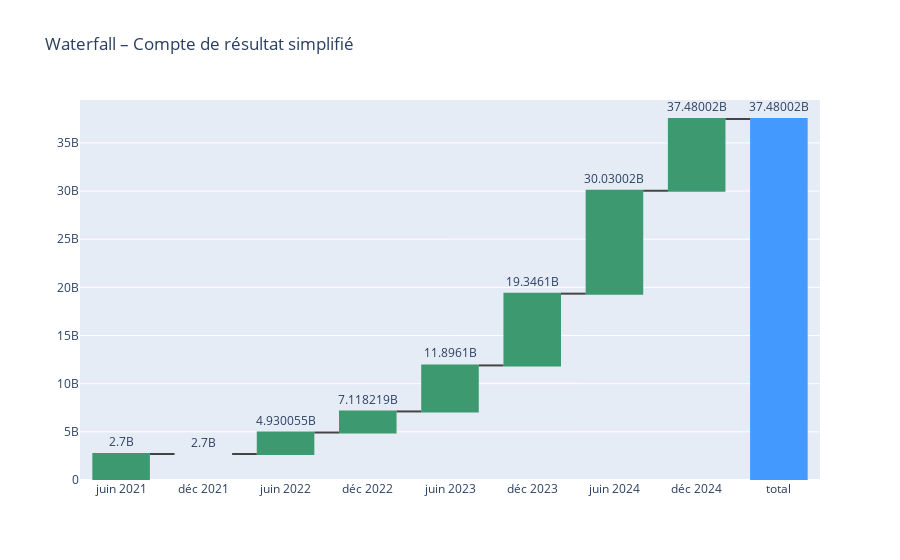

Here is the notebook cell this chart was saved with:
### Code cell
list_diff = [2700000000,
 0,
 2230054500,
 2188164104,
 4777877085,
 7450000000,
 10683920755,
 7450000000, 0]

w_periode = ['juin 2021','déc 2021','juin 2022','déc 2022',
                 'juin 2023','déc 2023','juin 2024','déc 2024', "total"]
fig = go.Figure(go.Waterfall(
    name="Cash",
    orientation="v",
    measure=["relative", "relative","relative", "relative","relative", 
             "relative","relative","relative", "total"],
    x=l_periode,
    y=list_diff,
    textposition="outside",
    texttemplate="%{y}"
))

fig.update_layout(
    title="Waterfall – Compte de résultat simplifié",
    waterfallgap=0.3
)

fig.show()

### Figure 1 — Plotly figure (JSON) as saved in the notebook; plotly's stock layout.template omitted (floating-point values rounded to 4 significant figures)
{"data": [{"measure": ["relative", "relative", "relative", "relative", "relative", "relative", "relative", "relative", "total"], "name": "Cash", "orientation": "v", "textposition": "outside", "texttemplate": "%{y}", "type": "waterfall", "x": ["juin 2021", "déc 2021", "juin 2022", "déc 2022", "juin 2023", "déc 2023", "juin 2024", "déc 2024", "total"], "y": [2700000000, 0, 2230054500, 2188164104, 4777877085, 7450000000, 10683920755, 7450000000, 0]}], "layout": {"title": {"text": "Waterfall – Compte de résultat simplifié"}, "waterfallgap": 0.3}}
